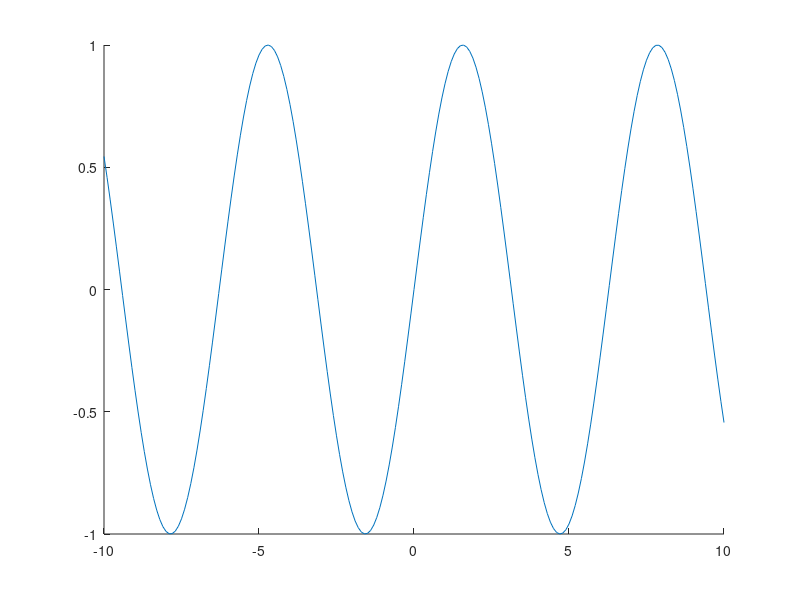

Write MATLAB code to recreate this figure. (Note: this script raises an error after producing the figure.)
f = @sin;
x_ = (-10:0.1:10)';
y_ = f(x_);

figure, hold on
plot(x_, y_);
dy_ = MetRichVec(f, x_, 0.01, 5, 'ordder', 1);
plot(x_, dy_);

